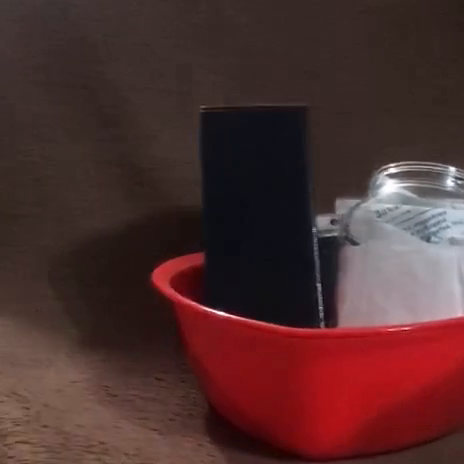
#> input picture frame 29 of test video 464x464.mp4, 464 x 464 px
$ python 'visual trecker.py'
#> lines starting #> are read from the running program, lines starting #| are printed output that depends on the picture; after the words box and inside, x2 and y2 are one past the last pixel; in counts of white or black regions, pixels touching at a corner belong together
import os
import numpy as np
import matplotlib.pyplot as plt
import cv2


# [34 lines left out: function preprocess, not called in this run]


def get_desired_correl(image_resolution, sigma=2.0):
    """
    Генерирует g с плотным (sigma=2.0) пиком гаусовой формы в центре
    корреляционной матрицы
    """
    xaxis = np.arange(image_resolution[0])
    yaxis = np.arange(image_resolution[1])
    x, y = np.meshgrid(xaxis, yaxis)

    center = 0.5 * image_resolution
    norm1 = 1 / np.sqrt(2 * np.pi * sigma)
    norm2 = 1 / (2 * sigma ** 2)
    desired_correl = norm1 * np.exp(-(np.square(x - center[0]) + \
        np.square(y - center[1])) * norm2)

    return desired_correl


def get_filter_conj(frame):
    """ Вычисляет комплексное сопряжение фильтра """
    resolution = np.array(frame.shape)
    # получаем желаемую корреляцию
    desired_correl = get_desired_correl(resolution)
    desired_correl_fft = np.fft.fft2(desired_correl)
    frame_fft = np.fft.fft2(frame)
    # нашли комплексное сопряжение фильтра
    filter_conj_fft = desired_correl_fft / frame_fft

    return filter_conj_fft


def main():
    # создаём объект захвата видео
    cap = cv2.VideoCapture('test video 464x464.mp4')
    # создаём объект записи видео
    correlation_writer = cv2.VideoWriter(
    filename='correlation_video.mp4',
    fourcc=cv2.VideoWriter_fourcc(*'MP4V'),
    fps=30,
    frameSize=(464, 464)
    )
    # создаём объект записи видео
    capture_writer = cv2.VideoWriter(
    filename='capture_video.mp4',
    fourcc=cv2.VideoWriter_fourcc(*'MP4V'),
    fps=30,
    frameSize=(464, 464)
    )

    # получаем комплексное сопряжение фильтра для первого кадра
    retval, frame = cap.read()  # читаем первый кадр
#> frame is the input picture: shape (464, 464, 3); mean B, G, R 46, 46.8, 78
    # конвертируем его в оттенки серого
    gray_frame = cv2.cvtColor(frame, cv2.COLOR_BGR2GRAY)
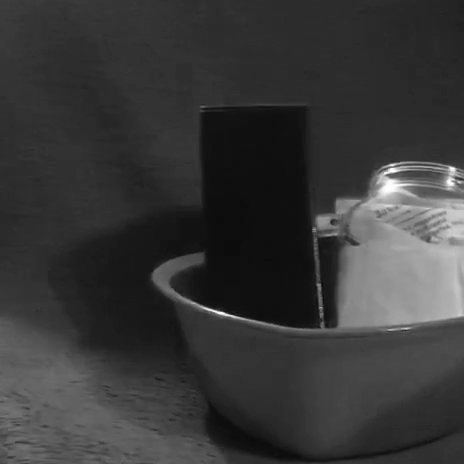
#> gray_frame: shape (464, 464); min 5, max 255, mean 56
    SHAPE = gray_frame.shape
#> SHAPE = (464, 464)
    CENTER = [SHAPE[0] // 2, SHAPE[1] // 2]  # [232, 232]
#> CENTER = [232, 232]
    position = CENTER.copy()
#> position = [232, 232]
    # вычисляем комплексное сопряжение фильтра
    filter_conj_fft = get_filter_conj(gray_frame)

    # создаём объект захвата видео
    cap = cv2.VideoCapture('test video 464x464.mp4')
    shift = [0, 0]
    shifts = []
    while True:
        retval, frame = cap.read()
        if retval:
            # читаем кадр
            gray_frame = cv2.cvtColor(frame, cv2.COLOR_BGR2GRAY)
            # вычисляем FFT кадра
            frame_fft = np.fft.fft2(gray_frame)
            # находим корреляционную матрицу в FFT области
            correl_fft = frame_fft * filter_conj_fft
            # находим корреляционную матрицу с помощью IFFT
            correl = np.fft.ifft2(correl_fft)
            # находим абсолютные значения для отрисовки матрицы
            correl_view = 255 * np.abs(correl)
            correl_view = correl_view.astype('uint8')

            # преобразуем в RGB
            correl_view_bgr = cv2.cvtColor(correl_view, cv2.COLOR_GRAY2BGR)
            # записываем картинку в видео
            correlation_writer.write(correl_view_bgr)

            peak = np.unravel_index(correl_view.argmax(), SHAPE)
#> peak = (232, 232)
            shift[0] = peak[0] - CENTER[0]
            shift[1] = peak[1] - CENTER[1]
            shifts.append(shift)

            position[0] += shift[1]
            position[1] += shift[0]
            cv2.circle(frame, center=position, radius=10, color=(0, 0, 255))
#> frame: shape (464, 464, 3); 0.03% of pixels changed, all inside (x1, y1, x2, y2) = (222, 222, 243, 243)
            capture_writer.write(frame)

            filter_conj_fft = get_filter_conj(gray_frame)
        else:
            correlation_writer.release()
            capture_writer.release()
            break


if __name__ == "__main__":
    main()

$ run again, starting later in the video
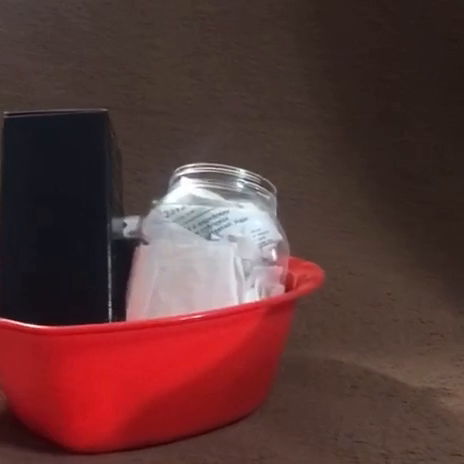
#> input picture frame 133 of test video 464x464.mp4, 464 x 464 px
#> in main, frame is the input picture: shape (464, 464, 3); mean B, G, R 53.5, 55, 90
#> in main, `gray_frame = cv2.cvtColor(frame, cv2.COLOR_BGR2GRAY)`:
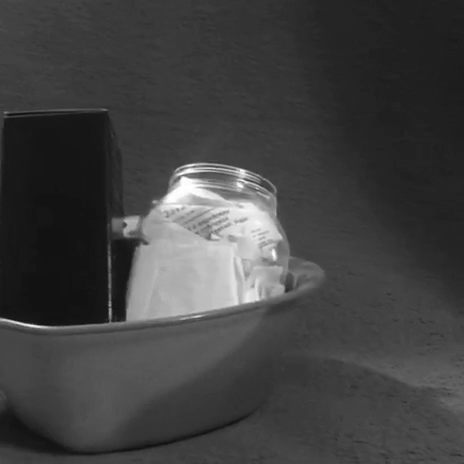
#> gray_frame: shape (464, 464); min 13, max 255, mean 65.3
#> peak = (232, 232)
#> frame: shape (464, 464, 3); 0.03% of pixels changed, all inside (x1, y1, x2, y2) = (222, 222, 243, 243)

$ run again, starting later in the video
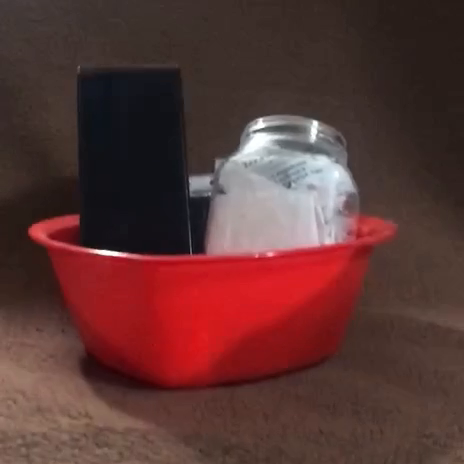
#> input picture frame 237 of test video 464x464.mp4, 464 x 464 px
#> in main, frame is the input picture: shape (464, 464, 3); mean B, G, R 51.8, 54, 91.3
#> in main, `gray_frame = cv2.cvtColor(frame, cv2.COLOR_BGR2GRAY)`:
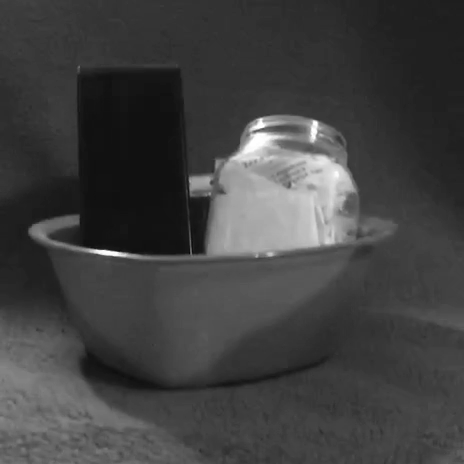
#> gray_frame: shape (464, 464); min 9, max 255, mean 65
#> peak = (232, 232)
#> frame: shape (464, 464, 3); 0.03% of pixels changed, all inside (x1, y1, x2, y2) = (222, 222, 243, 243)
